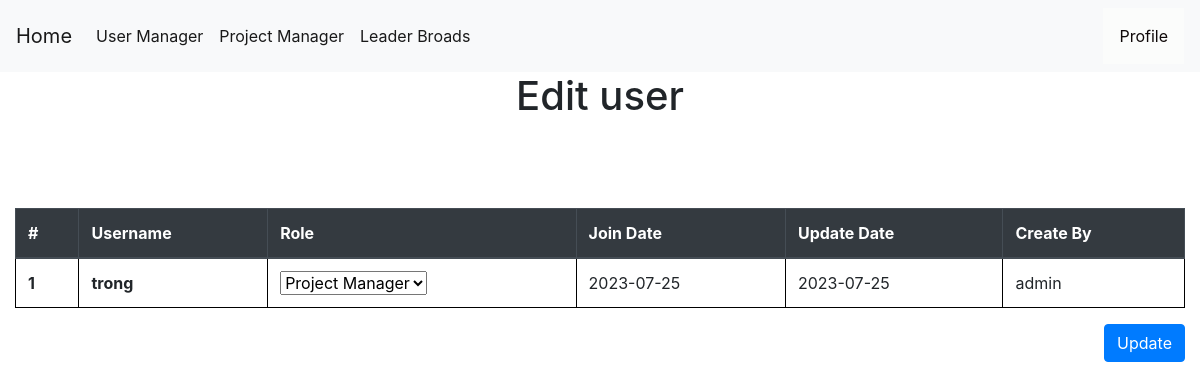
The page /edituser/2 (signed in) on the database as committed earlier.
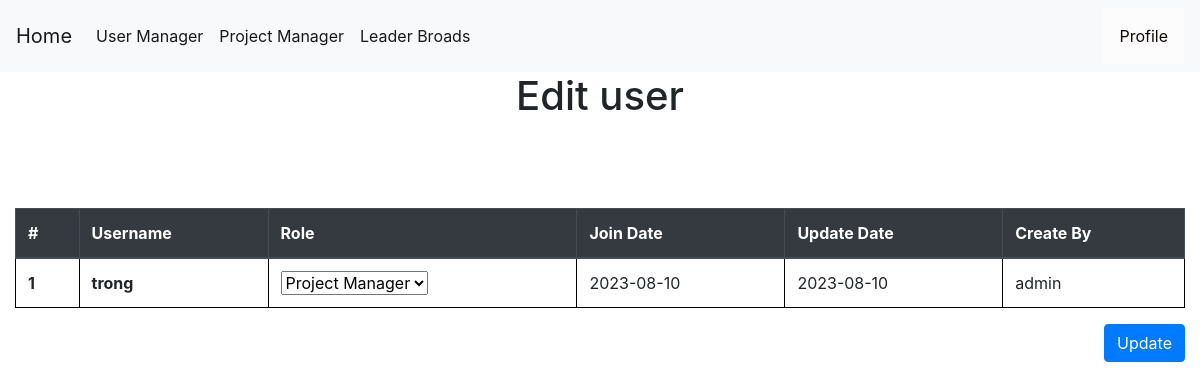
The same page on the database as committed later.
### tables this page shows
CREATE TABLE users (
    userid INTEGER PRIMARY KEY AUTOINCREMENT,
    username TEXT NOT NULL,
    password TEXT NOT NULL,
    join_date date NOT NULL,
    update_date date,
    create_by TEXT NOT NULL,
    update_by TEXT,
    isactive INTEGER NOT NULL,
    role TEXT NOT NULL
);

### app.py (the view, shortened to what this page needs)
@app.route('/edituser/<int:id>', methods=('GET', 'POST'))
def edituser(id):
    if session["userid"] == None:
        return redirect(url_for('login'))
    currentuser = get_current_user()
    if currentuser["role"] != 'Administrator':
        return render_template('403.html',)
    msg=''
    if session["userid"] == None:
        return redirect(url_for('login'))
    conn = get_db_connection()
    update = conn.execute('SELECT * FROM users WHERE userid = ?',(id,)).fetchall()
    conn.commit()
    conn.close()
    if update is not None:
        return render_template('edit_user.html',currentuser=currentuser, update=update,msg=msg)

### app.py (called while the page is built)
def get_db_connection():
    conn = sqlite3.connect('database.db')
    conn.row_factory = sqlite3.Row
    return conn

def get_current_user():
    userid = session["userid"]
    conn = get_db_connection()
    user = conn.execute('SELECT * FROM users WHERE userid = ?',(userid,)).fetchone()
    conn.commit()
    conn.close()
    return user

### templates/edit_user.html (shortened to what this page needs)
{% extends 'base.html' %}
{% block content %}
    <center><h1>{% block title %} Edit user  {% endblock %}</h1></center>
    <link rel= "stylesheet" type= "text/css" href= "{{ url_for('static',filename='css/showuser.css') }}">
  <form method="post">
    <table class="table">
        <thead class="thead-dark">
          <tr>
            <th scope="col">#</th>
            <th scope="col">Username</th>
            <th scope="col">Role</th>
            <th scope="col">Join Date</th>
            <th scope="col">Update Date</th>
            <th scope="col">Create By</th>
          </tr>
        </thead>
        <tbody>
        {% for user in update %}
          <tr>
            <th class="counterCell"></th>
            <th scope="row">{{ user.username }}</th>
            <td><select name="role" id="role">
                <option value="Project Manager">Project Manager</option>
              </select></td>
            <td>{{ user.join_date }}</td>
            <td>{{ user.update_date }}</td>
            <td>{{ user.create_by }}</td>
          </tr>
        {% endfor %}
        </tbody>
      </table>
      <div class="form-group">
        <button class="btn btn-primary" style="float: right;" role="button" aria-pressed="true" type="submit" class="btn btn-primary">Update</button>
        </div>
  </form>
{% endblock %}

Rows that differ between the two databases and show on the page:
changed users "trong": join_date "2023-07-25" → "2023-08-10"; update_date "2023-07-25" → "2023-08-10"
